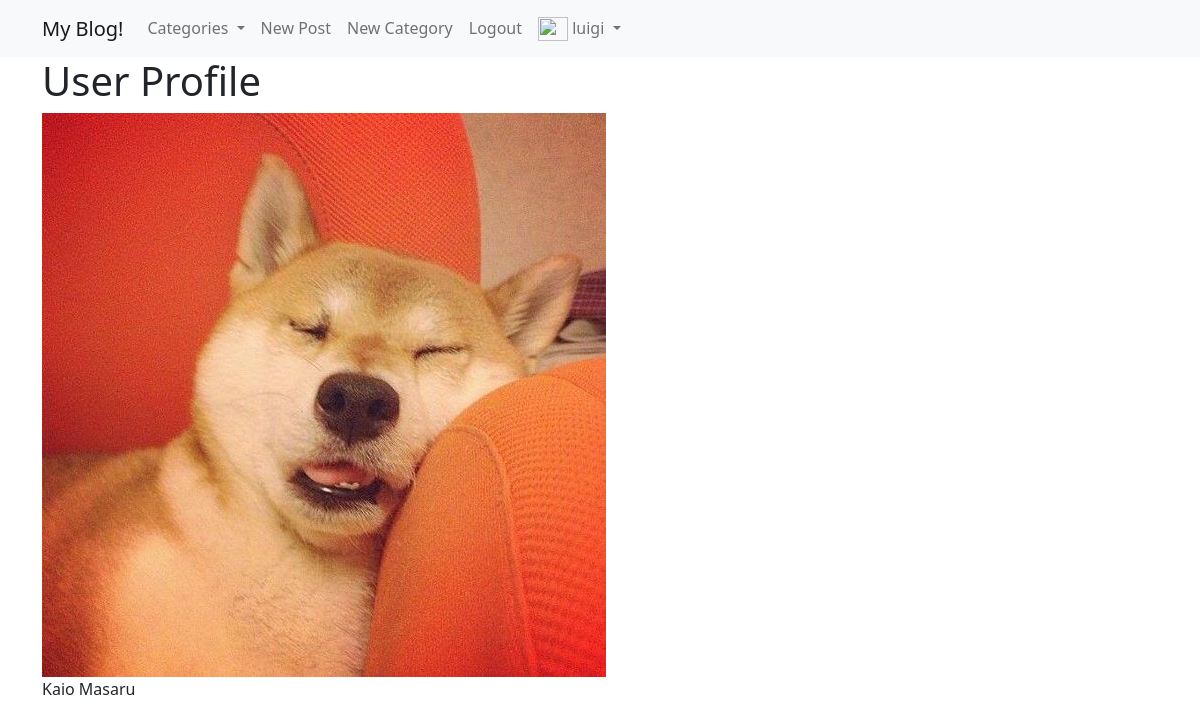
The page /members/1/profile (signed in) on the database its author committed.
### theblog/models.py (models this page shows, shortened)
class Profile(models.Model):
  user = models.OneToOneField(User, null=True, on_delete=models.CASCADE)
  bio = models.TextField()
  profile_pic = models.ImageField(blank=True, null=True, upload_to='images/profiles/')
  website_url = models.CharField(max_length=255, blank=True, null=True)
  facebook_url = models.CharField(max_length=255, blank=True, null=True)
  twitter_url = models.CharField(max_length=255, blank=True, null=True)
  instagram_url = models.CharField(max_length=255, blank=True, null=True)
  pinterest_url = models.CharField(max_length=255, blank=True, null=True)
  linkedin_url = models.CharField(max_length=255, blank=True, null=True)

### members/views.py (the view)
# urls.py: path('<int:pk>/profile', views.ShowProfilePageView.as_view(), name='show_profile'),
class ShowProfilePageView(DetailView):
  model = Profile
  template_name = 'registration/user_profile.html'
  def get_context_data(self, *args, **kwargs):
    user_profile = get_object_or_404(Profile, id=self.kwargs['pk'])
    context = super(ShowProfilePageView, self).get_context_data(*args, **kwargs)
    context['user_profile'] = user_profile
    return context

### theblog/context_processors.py (called while the page is built)
def categories(request):
   categories = Category.objects.all()
   context = {'categories': categories}
   return context

### members/templates/registration/user_profile.html (shortened to what this page needs)
{% extends 'base.html' %}
{% load static %}
{% block content %}
   <h1>User Profile</h1>
   {% if user_profile.profile_pic %}
      <img src="{{ user_profile.profile_pic.url }}" alt="">
   {% else %}
      <img src="{% static 'img/default_avatar2.png' %}" alt="">
   {% endif %}
   <p>{{user_profile.user.first_name}}</p>
{% endblock %}

### static/templates/partials/_navbar.html (shortened to what this page needs)
<nav class="navbar navbar-expand-lg bg-light">
  <div class="container">
    <a class="navbar-brand" href="{% url 'home' %}">My Blog!</a>
    <div class="collapse navbar-collapse" id="navbarSupportedContent">
      <ul class="navbar-nav me-auto mb-2 mb-lg-0">
        {% if categories %}
          <li class="nav-item dropdown">
            <a class="nav-link dropdown-toggle" href="#" role="button" data-bs-toggle="dropdown" aria-expanded="false">
              Categories
            </a>
          </li>
        {% endif %}
        {% if user.is_authenticated %}
          <li class="nav-item">
            <a class="nav-link" href="{% url 'new_post' %}">New Post</a>
          </li>
          <li class="nav-item">
            <a class="nav-link" href="{% url 'new_category' %}">New Category</a>
          </li>
          <li class="nav-item">
            <a class="nav-link" href="{% url 'logout' %}">Logout</a>
          </li>
        {% endif %}
        {% if user.is_authenticated %}
          <li class="nav-item dropdown">
            <a class="nav-link dropdown-toggle" href="#" role="button" data-bs-toggle="dropdown" aria-expanded="false">
              <img src="/docs/5.2/assets/brand/bootstrap-logo.svg" alt="" width="30" height="24" class="d-inline-block align-text-top">
              {{user.username}}
            </a>
          </li>
        {% endif %}
      </ul>
    </div>
  </div>
</nav>

### rows shown on the page
Profile: profile_pic (picture), user.first_name "Kaio Masaru"

### other values the page prints
{{ user.username }} "luigi"
